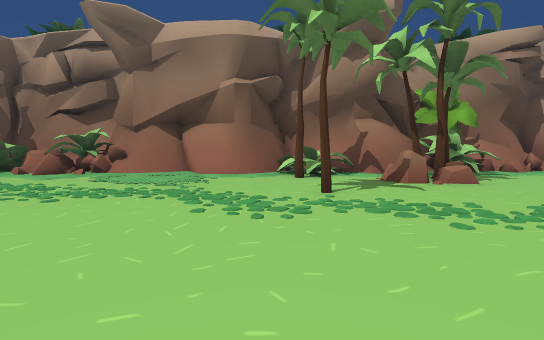
View 1 (above)

24 first-person views from a walk through a Unity game level. The camera is 1.5 m above the floor, tilts 4° down and sees 80° across. The floor is counted in squares, 2 m on a side. Each view is taken from the middle of a square. On the plan, view 1 faces up. The plan holds only what a view shows up to about 11 squares ahead; the rest is blank. The place goes on beyond the plan. The player is left out. Some surface patterns are stand-ins.

View 2
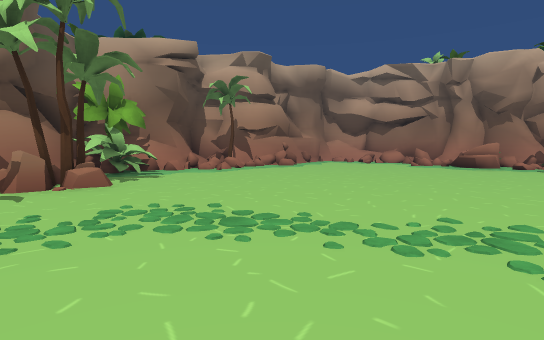

View 3
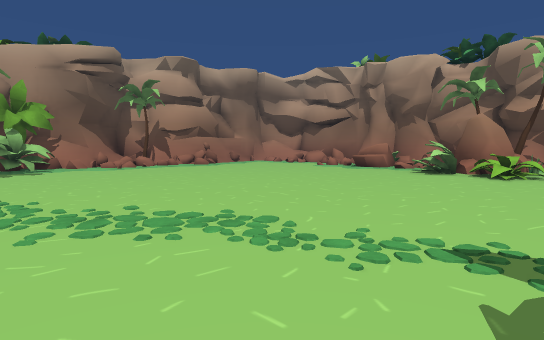

View 4
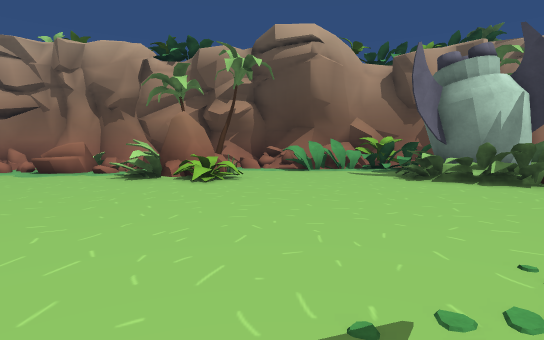

View 5
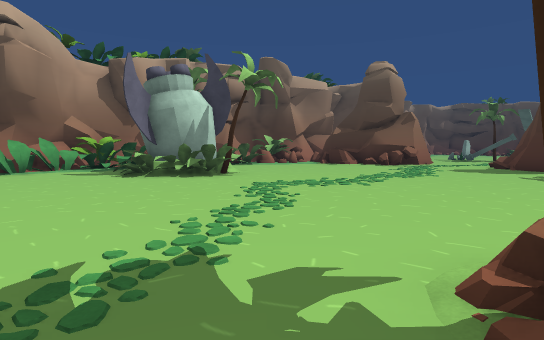

View 6
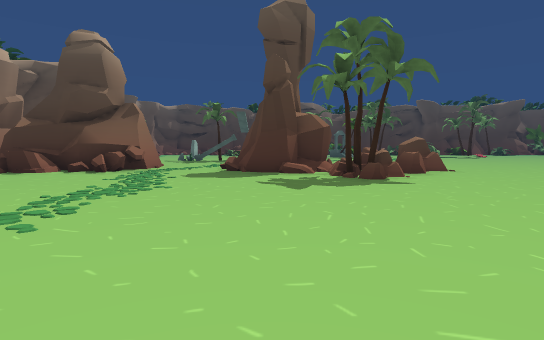

View 7
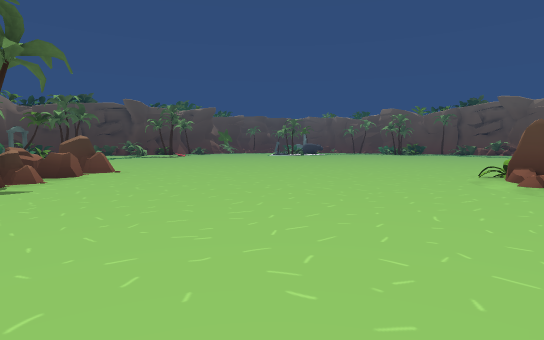

View 8
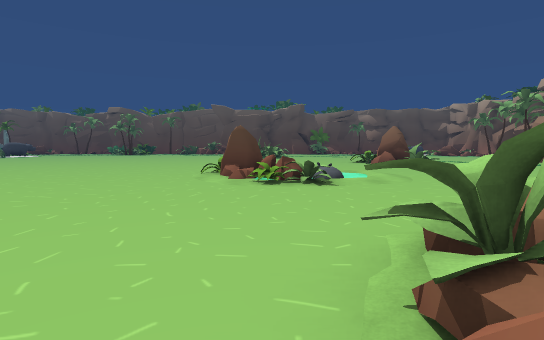

View 9
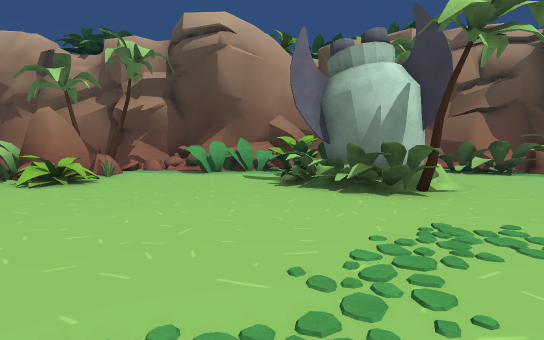

View 10
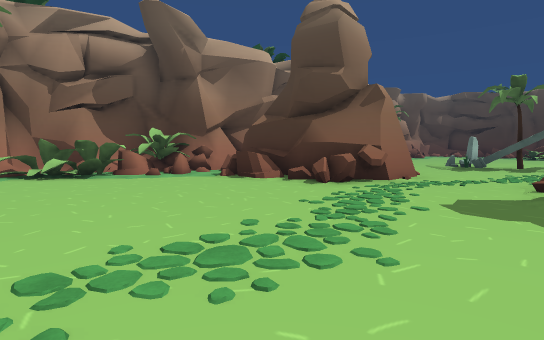

View 11
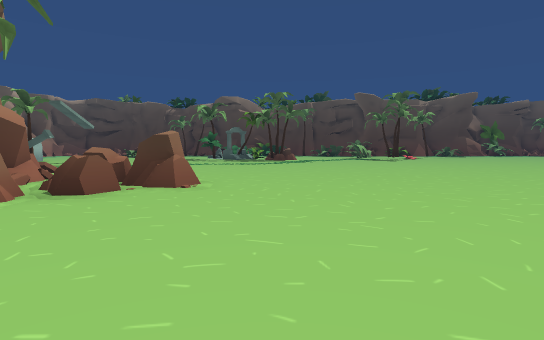

View 12
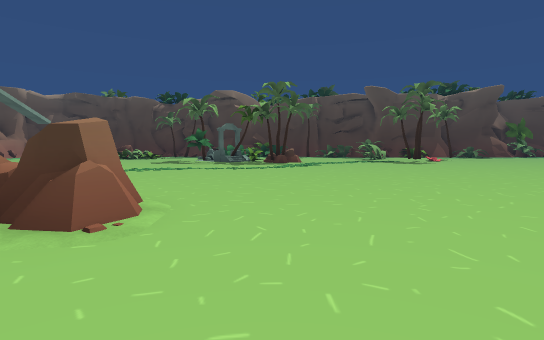

View 13
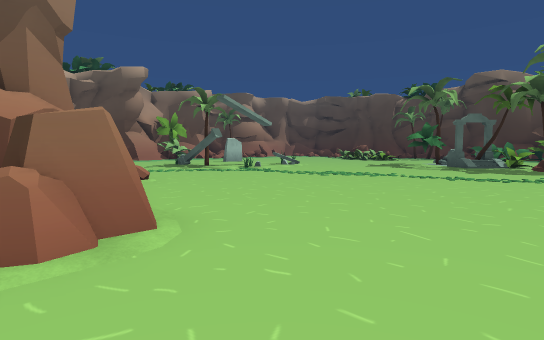

View 14
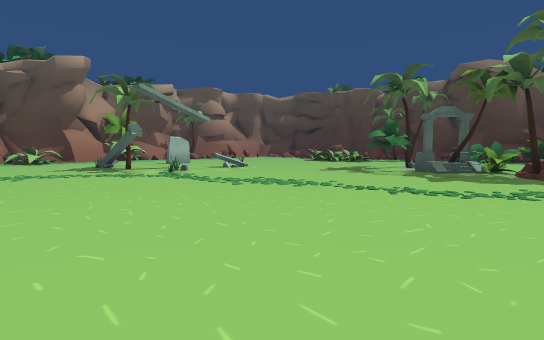

View 15
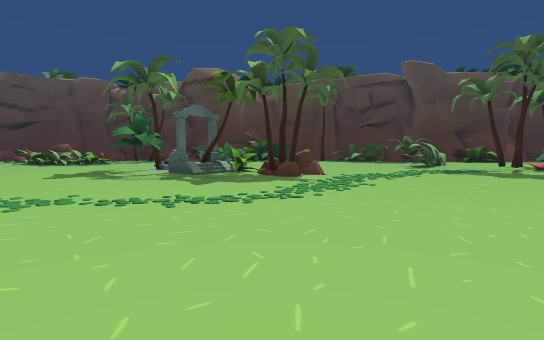

View 16
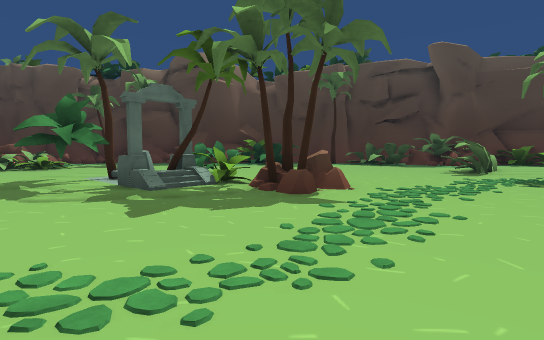

View 17
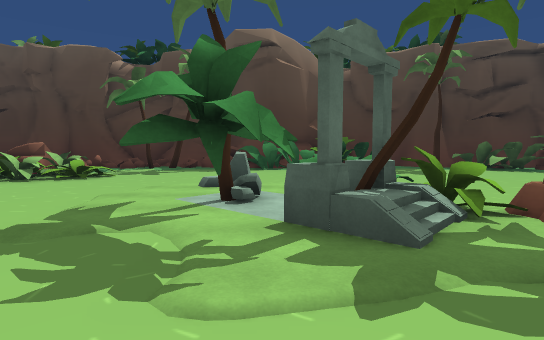

View 18
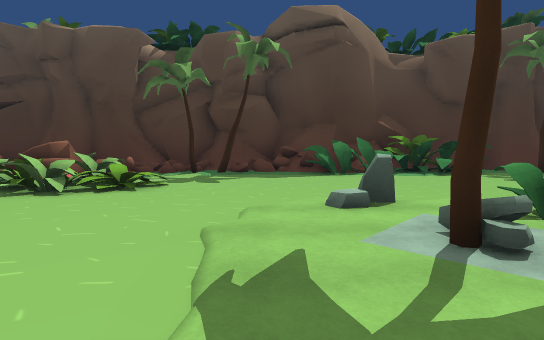

View 19
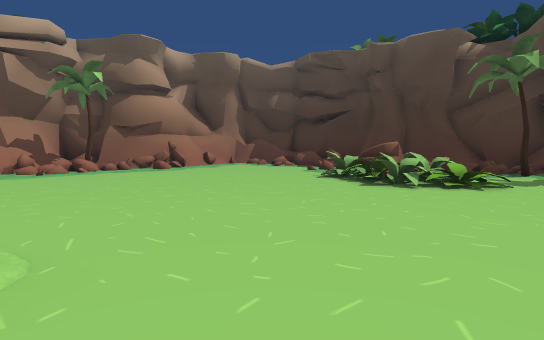

View 20
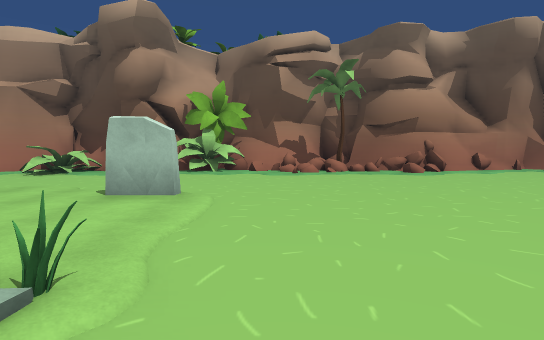

View 21
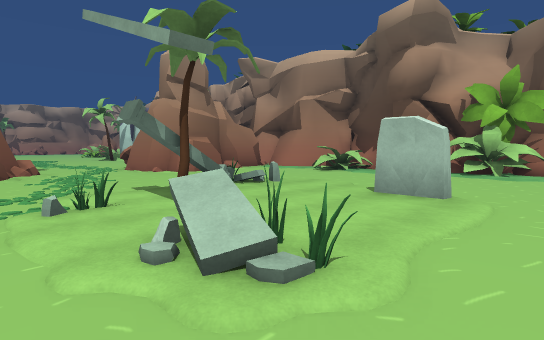

View 22
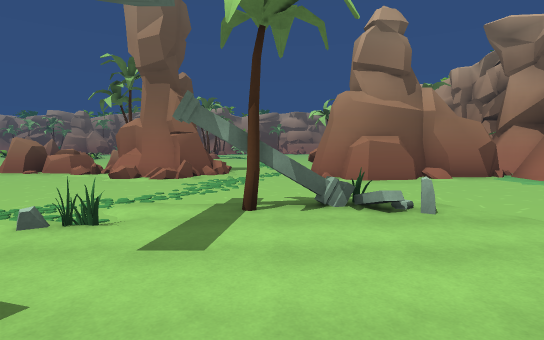

View 23
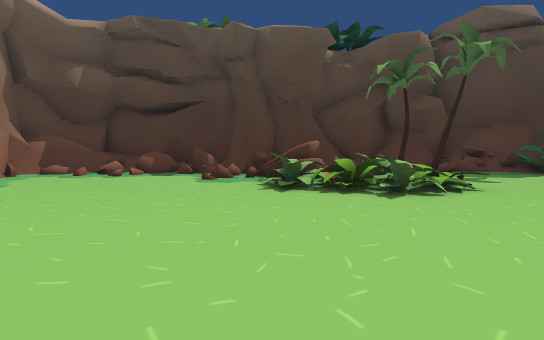

View 24
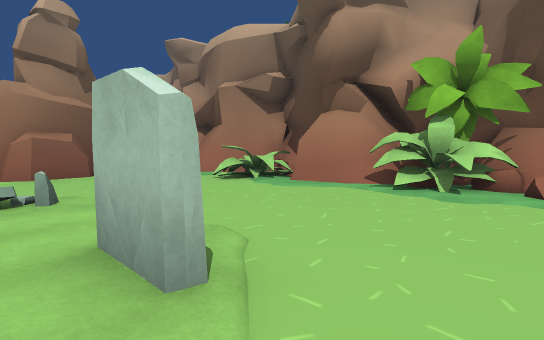

### Floor plan
Key: @ floor where view 1 was taken; # wall or solid block; x gap in a wall; . main floor; : floor 1 m higher than the main floor; / step, stairs or slope; = window, fence, low wall or low ledge; ~ water the walk can cross; ^ raised ledge; v drop or lower ground; O other object.
Columns run from 7 left of view 1 to 18 right of it. Each row starts with its distance up from view 1.
 11  OO    ###  #####
 10 OO######v######=
  9 O#=/.##.OO##OO. x
  8 .../....O.O......
  7  .........OO......
  6   .................     =
  5    .....O...........  //=
  4    .................../
  3     ..................=xO#
  2      .................x/=#
  1       ................OO
  0        @ ............OOOO
 -1            ..........OOOO
 -2 .....      ..........OO.=#
 -3 ../.....   .............#=
 -4  .~~....OOOO...........OO#
 -5    OO....OOOO...........O^
 -6    OO...............O...O#
 -7   OO................OOO.OO
 -8 ...................OO OOO#
 -9 ...................OOO
-10 ....................... O
-11 ........................O#
-12 .......................OO#
-13 .......................O=#
-14 ..........OO..........=###
-15   .......OOO#.......=####
-16  .......OOO####..######
-17 ........OOO####..##
-18 ...........=###...# ####
-19 ............=#....###..#
-20 .......................##
-21 ......................O=#
-22 .......................O
-23 ................OOO....#
-24 ..............O........##
-25   .....................O##
-26  .............OO..O....O##
-27 ...............O........##
-28 ......O./OO............=#
-29 .....OO/OO.............=#
-30 .......O#OO............O=
-31 ........O..............##
-32 OO......O.O............#
-33 O............./O/......#
-34 .............O/O/O.....##
-35  ............./OO#......#
-36 #O..............#:......#
-37  OOO.OO.OOO.OO#=O #^==#=#
-38   ##.OOOO##==.=#######=##

Where each view was taken, in squares from view 1:
view 1: 0 up, 0 right, facing up
view 2: 0 up, 2 right, facing up-right
view 3: 3 down, 4 right, facing up-right
view 4: 3 down, 6 right, facing right
view 5: 3 down, 5 right, facing down-right
view 6: 6 down, 6 right, facing down
view 7: 6 down, 4 right, facing down-left
view 8: 6 down, 4 right, facing left
view 9: 6 down, 7 right, facing right
view 10: 10 down, 7 right, facing down-right
view 11: 10 down, 1 left, facing down
view 12: 13 down, 1 left, facing down
view 13: 16 down, 2 left, facing down-right
view 14: 19 down, 2 left, facing down-right
view 15: 20 down, 1 left, facing down
view 16: 23 down, 1 left, facing down
view 17: 26 down, 2 right, facing down
view 18: 28 down, 4 right, facing down
view 19: 27 down, 5 right, facing down-right
view 20: 28 down, 6 right, facing right
view 21: 28 down, 6 right, facing up-right
view 22: 27 down, 9 right, facing up
view 23: 28 down, 10 right, facing down
view 24: 28 down, 10 right, facing up-right
